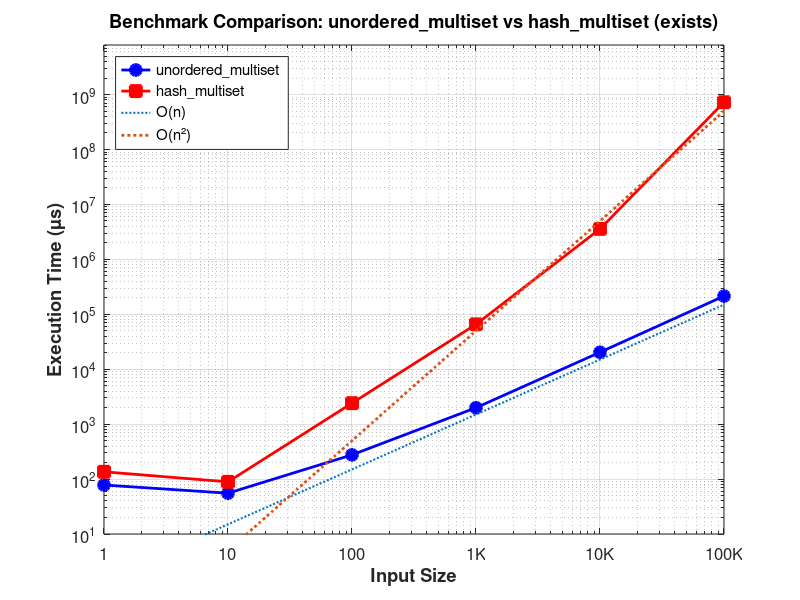

Source code (MATLAB):
% Dataset of unordered_multiset
x1 = [1, 10, 100, 1000, 10000, 100000];
y1 = [78, 55.33, 276, 1990.67, 20358.33, 214753];

% Dataset of hash_multi_set
x2 = [1, 10, 100, 1000, 10000, 100000];
y2 = [135.67, 89, 2412.33, 65640.67, 3585519.33, 726332859];

% Create a new figure with a specific size
figure('Position', [100, 100, 800, 600]);

loglog(x1, y1, 'b-o', 'LineWidth', 2, 'MarkerSize', 8, 'MarkerFaceColor', 'b');
hold on;
loglog(x2, y2, 'r-s', 'LineWidth', 2, 'MarkerSize', 8, 'MarkerFaceColor', 'r');

% Generate reference lines for different complexity classes
x_ref = logspace(0, 5, 100); % Generate 100 points from 10^0 to 10^5

% Scale factors to position the reference lines appropriately
% c_const = 100;
% c_log = 20;
c_linear = 1.5;
c_quadratic = 0.05;

% O(1) - Constant time
% y_const = c_const * ones(size(x_ref));
% loglog(x_ref, y_const, '--', 'Color', [0.5, 0.5, 0.5], 'LineWidth', 1.5);

% O(log n) - Logarithmic time
% y_log = c_log * log10(x_ref);
% loglog(x_ref, y_log, '-.', 'Color', [0.0, 0.7, 0.0], 'LineWidth', 1.5);

% O(n) - Linear time
y_linear = c_linear * x_ref;
loglog(x_ref, y_linear, ':', 'MarkerFaceColor', 'r', 'LineWidth', 1.5);

% O(n^2) - Quadratic time
y_quadratic = c_quadratic * x_ref.^2;
loglog(x_ref, y_quadratic, ':', 'MarkerFaceColor', 'b', 'LineWidth', 2);

% Add grid lines
grid on;

% Add labels and title
xlabel('Input Size', 'FontSize', 14, 'FontWeight', 'bold');
ylabel('Execution Time (µs)', 'FontSize', 14, 'FontWeight', 'bold');
title('Benchmark Comparison: unordered\_multiset vs hash\_multiset (exists)', 'FontSize', 16, 'FontWeight', 'bold');

% Add legend
% 'O(1)', 'O(log n)',
legend('unordered\_multiset', 'hash\_multiset', 'O(n)', 'O(n²)', 'Location', 'northwest');

% Customize the appearance
set(gca, 'FontSize', 12);
set(gca, 'XTickLabel', {'1', '10', '100', '1K', '10K', '100K'});

% Adjust y-axis limits to better visualize the data
ylim([10, 8000000000]);